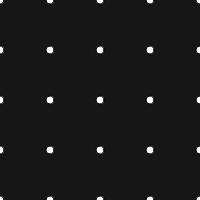
Frame 1 (no input)
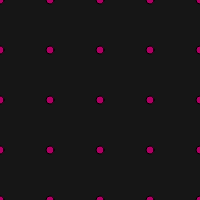
Frame 60 (no input)
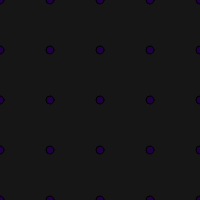
Frame 120 (the mouse pressed at the canvas centre since frame 60)

The p5.js sketch that drew these frames (run headless with seeded random() and noise() and a simulated clock; from frame 60 on, the mouse is pressed at the canvas centre):

// p5.js sketch
// ── sketch.js
var offset = 0;
function setup() {
  createCanvas(200, 200);
}

function draw() {
  background(22);
  for(x=0;x<=width;x+=50)
    {
      for(y=0;y<=height;y+=50)
        {
        circle(x,y,8)
          
        }
    }
offset = offset +0.2;  
      fill(random(255),0,random(255))
}
// ── onlyflex.css
.wrapper
{
    max-width: 1200px;
    min-width: 1000px;
    margin: 0 auto;
}

header
{
    display: flex;
    justify-content: space-evenly;
}

span
{
    display: flex;
    font-size: 2rem;
    padding: 10px;
    align-self: center;
}

ul
{
    display: flex;
    justify-content: space-evenly;   
    align-items: center;
    height: 50px;
}

li:not(li:last-child)
{
    padding-right: 12px;
    border-right: 1px solid black;
}

input
{
    background-color: cornsilk;
}

.headerimg
{
    display: flex;
}

.mainimage
{
    display: flex;
    justify-content: center;
}

.background
{
    display: flex;
    justify-content: center;
    width: 80%;
    z-index: 0;
    margin: 20px;
}

dfn /*Taken from 
https://www.w3schools.com/howto/howto_css_image_text.asp 
*/
{
    font-size: 6rem;
    z-index: 1;
    position: absolute;
    top: 60%;
    left: 50%;
    transform: translate(-50%, -40%);
}

.maintext
{
    display: flex;
    flex-direction: row;
    align-items: space-between;
}

strong
{
    font-family: Cambria, Cochin, Georgia, Times, 'Times New Roman', serif;
    font-weight: bolder;
    display: flex;
    justify-content: center;
    align-items: center;
    padding: 20px;
    width: 110%;
}

.sidep
{
    display: flex;
    padding: 30px;
}

footer
{
    height: 90px;
    display: flex;
    align-items: center;
    justify-content: center;
}

*
{
    background-color: blanchedalmond;
}
img, span, header, footer, main, div, nav
{
    border: solid 1px black;
}
// ── onlyflex.html
<!DOCTYPE html>
<html lang="en">
<head>
    <meta charset="UTF-8">
    <meta http-equiv="X-UA-Compatible" content="IE=edge">
    <meta name="viewport" content="width=device-width, initial-scale=1.0">
    <title>Document</title>
    <link rel="stylesheet" href="reset.css">
    <link rel="stylesheet" href="onlyflex.css">
    <script src="sketch.js"></script>
    <script src="p5.js"></script>
</head>
<body id="demo">
    <div class="wrapper">
    <header>
        <div class="headerimg">
            <img src="/Icons/IC.jpg" alt="logo">
            <span>Welcome to the University of Indiana!</span>
        </div>
    </header>
    <nav>
        <ul>
            <li><a href="">Majors</a></li>
            <li><a href="">Admissions</a></li>
            <li><a href="">Financial Aid</a></li>
            <li><a href="">Campus Life</a></li>
            <li><a href="">Alumni + Giving</a></li>
            <li><a href="">About UIndy</a></li>
            <li><a href="">F.A.Q</a></li>
            <li>
                <label for="search">Search</label>
                <input type="text" id="search">
                <button type="submit">Go</button>
            </li>
        </ul>
    </nav>
    <main>
        <div class="mainimage">
            <img class="background" src="background.jpg" alt="">
            <dfn>
                Become YOUR future.
            </dfn>
        </div>
        <div class="maintext">
                <strong>SUMMER I AND SUMMER II TERMS</strong>
                <hr>    
                <p class="sidep">Based on continued guidance from local health agencies and the CDC, Summer I term (May 11-June 26) and Summer II term (June 29-August 14) will be offered online or via alternative delivery format with the exception of clinically-based professional programs for mid-to-late summer lab-intensive courses.  Community-based educational experiences such as internships, practicums, service learning, fieldwork, etc. can continue; however, the viability of these particular offerings will be contingent on public mandates regarding social distancing and the availability of our educational partners in these efforts. Students are encouraged to contact their admissions counselor or department/faculty contacts with questions regarding the status of community-based educational experiences.</p>
                <hr>
                <strong>PROPEL YOUR LIFE</strong>
                <hr>
                <p class="sidep">You're a dreamer. But also a doer. And now you're considering graduate school. The University of Indianapolis is a great place to continue your education, whether you're advancing in your current career or changing to one that’s completely new to you. We've designed our graduate programs to fit your busy life, offering evening, weekend, and online courses for many of the degrees.</p>
                <hr>
                <strong>SCHEDULE A VISIT WITH YOUR GRADUATE COUNSELOR</strong>
                <hr>
                <p class="sidep">Schedule a visit with your graduate counselor for a live, personalized conversation to discuss all things UIndy. We want to assist you in finding the best program for you and your Admissions Counselor is ready to help. Please click on the link below to find your graduate counselor and program.</p>
        </div>
    </main>
    <footer>
        <p>
            &copy; United States of America &trade; All rights reserved.
        </p>
    </footer>
</div>
</body>
</html>
